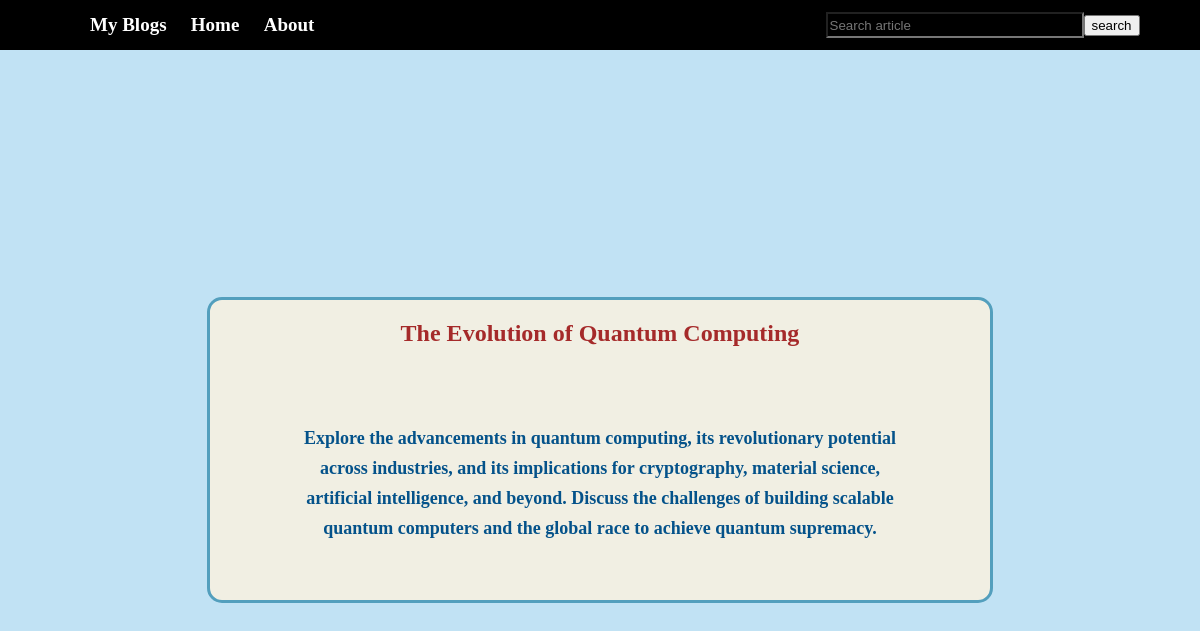
The app's page /two/1 with its own data.
### app1/models.py (models this page shows)
class Article(models.Model):
    title = models.CharField(max_length=200)
    description = models.CharField(max_length=10000)

### app1/views.py (the view)
# urls.py: path('two/<int:id>',article,name="article"),
def article(request,id):
    row = Article.objects.get(id=id)
    return render(request,'article.html',{'data':row})

### app1/templates/article.html
{% extends 'temp_files/nav.html' %}
    {% block content %}
    <aside>
        <div>
            <h1>{{data.title}}</h1>
            <p>{{data.description}}</p>
        </div>
    </aside>
    {% endblock content %}

### static/css/nav.css (style rules this page uses)
body { padding: 0px; margin: 0px; }

### app1/static/app1_css/index.css (style rules this page uses)
body { background-color: aliceblue; padding: 0px; margin: 0px; }
h1 { color: red; text-align: center; }
p { color: black; }

### app1/static/app1_css/article.css (style rules this page uses)
body { padding: 0px; margin: 0px; }
aside { width: 100%; height: 100vh; margin: auto; background-color: rgb(193, 226, 244); display: flex; flex-direction: column; justify-content: center; }
div { width: 65%; height: 300px; margin: auto; border: 3px solid rgb(83, 159, 189); border-radius: 15px; background-color: rgb(241, 239, 227); text-align: center; display: flex; flex-direction: column; justify-content: space-around; transition: transform 0.4s ease; }
div h1 { color: brown; font-weight: bolder; font-size: x-large; }
div p { width: 80%; margin: auto; color: rgb(4, 82, 138); line-height: 30px; font-weight: bolder; font-size: large; }

### records on screen
Article: title "The Evolution of Quantum Computing", description "Explore the advancements in quantum computing, its revolutionary potential across industries, and its implications for cryptography, material science, artificial intelligence, and beyond. Discuss the challenges of building scalable quantum computers and the global race to achieve quantum supremacy."
